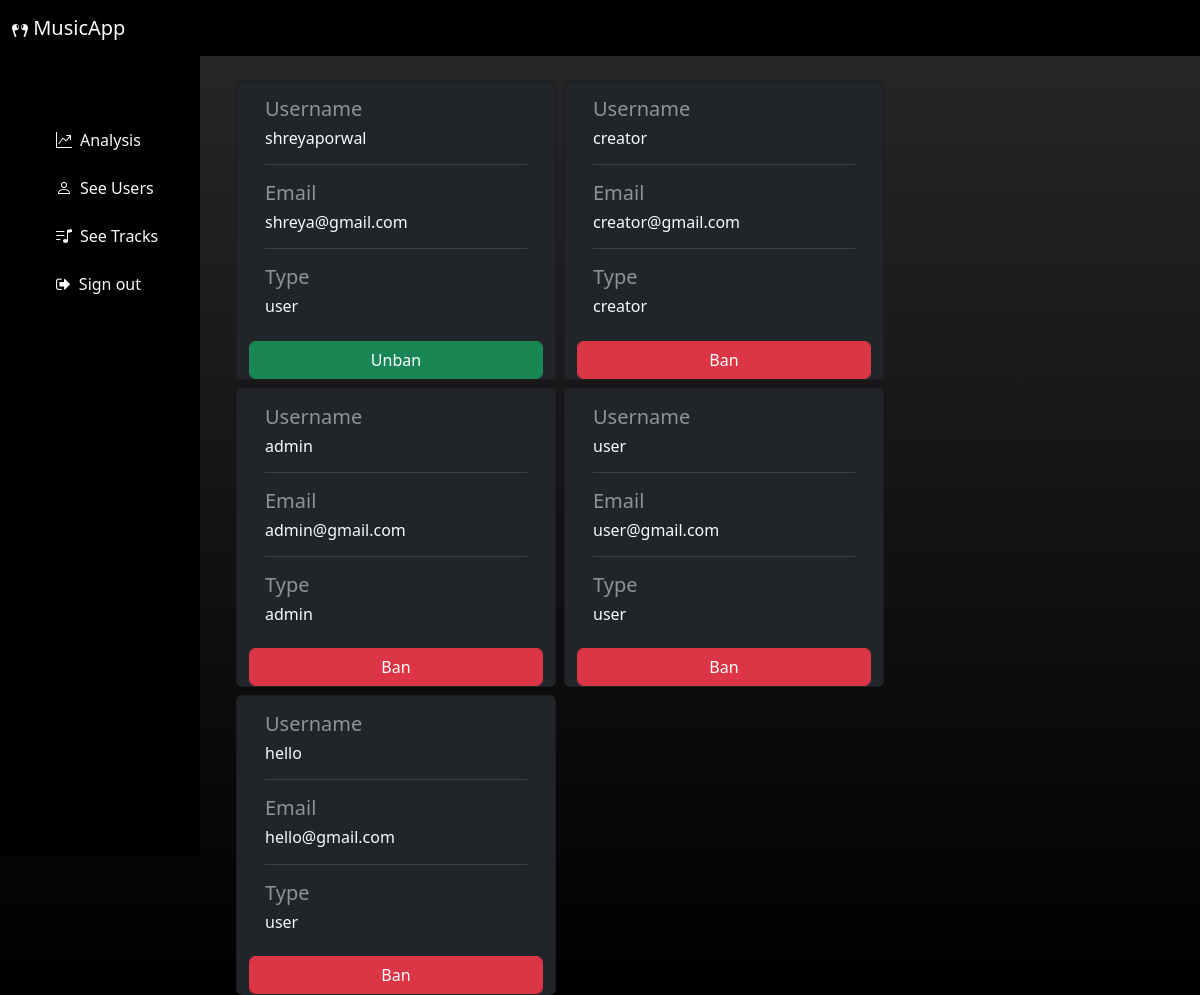
Page /users (signed in) on the committed database.
### models.py (models this page shows)
class User(db.Model):
    __tablename__ = 'users'
    _id = db.Column("id", db.Integer, autoincrement=True, primary_key=True)
    passhash = db.Column("passhash", db.String(512), nullable=False)
    username = db.Column("username", db.String(), unique=True, nullable=False)
    email = db.Column("email", db.String(64), unique=True, nullable=False)
    user_type = db.Column("user_type", db.String(8), nullable=False )
    ban  = db.Column("ban", db.String(), nullable=True )
    liked_songs = db.relationship('Song', secondary = user_likes_song, back_populates='liked_by')
    disliked_songs = db.relationship('Song', secondary = user_dislikes_song, back_populates='disliked_by')

### controllers.py (the view)
@app.route("/users", methods=["GET", "POST"])
@log_req
def see_users():
    users = User.query.all()
    return render_template("see_users.html", users=users)

### controllers.py (called while the page is built)
def log_req(func):
    @wraps(func)
    def inner(*args, **kwargs):
        if 'email' not in session:
            return redirect(url_for("login"))
        return func(*args, **kwargs)
    return inner

### templates/see_users.html
{% extends 'admin_dashboard.html' %}
{% block see_users %}
<div class="container row align-items-start gap-2">
    {% for user in users %}
    <div class="card bg-dark text-light" style="width: 20rem;">
        <div class="card-body text-white-50">
            <h5>Username</h5>
            <h6 class="card-title text-light">{{ user.username }}</h6><hr>
            <h5>Email</h5>
            <h6 class="card-title text-light">{{ user.email }}</h6><hr>
            <h5>Type</h5>
            <h6 class="card-title text-light">{{ user.user_type }}</h6>
        </div>
        <form action="/ban" method="post">
            {% if user.ban == 'True' %}
        <button  type="submit" name="user_id" value="{{ user._id }}" class="form-control btn btn-success">Unban</button>
        {% else %}
        <button  type="submit" name="user_id"  value="{{ user._id }}" class="form-control btn btn-danger">Ban</button>
        {% endif %}
    </form>
    </div>
    {% endfor %}
{% endblock %}

### rows in the picture
User: username "shreyaporwal", email "shreya@gmail.com", user_type "user", {{ user._id }} 1 (drawn)
User: username "creator", email "creator@gmail.com", user_type "creator", {{ user._id }} 2 (drawn)
User: username "admin", email "admin@gmail.com", user_type "admin", {{ user._id }} 3 (drawn)
User: username "user", email "user@gmail.com", user_type "user", {{ user._id }} 4 (drawn)
User: username "hello", email "hello@gmail.com", user_type "user", {{ user._id }} 5 (drawn)
